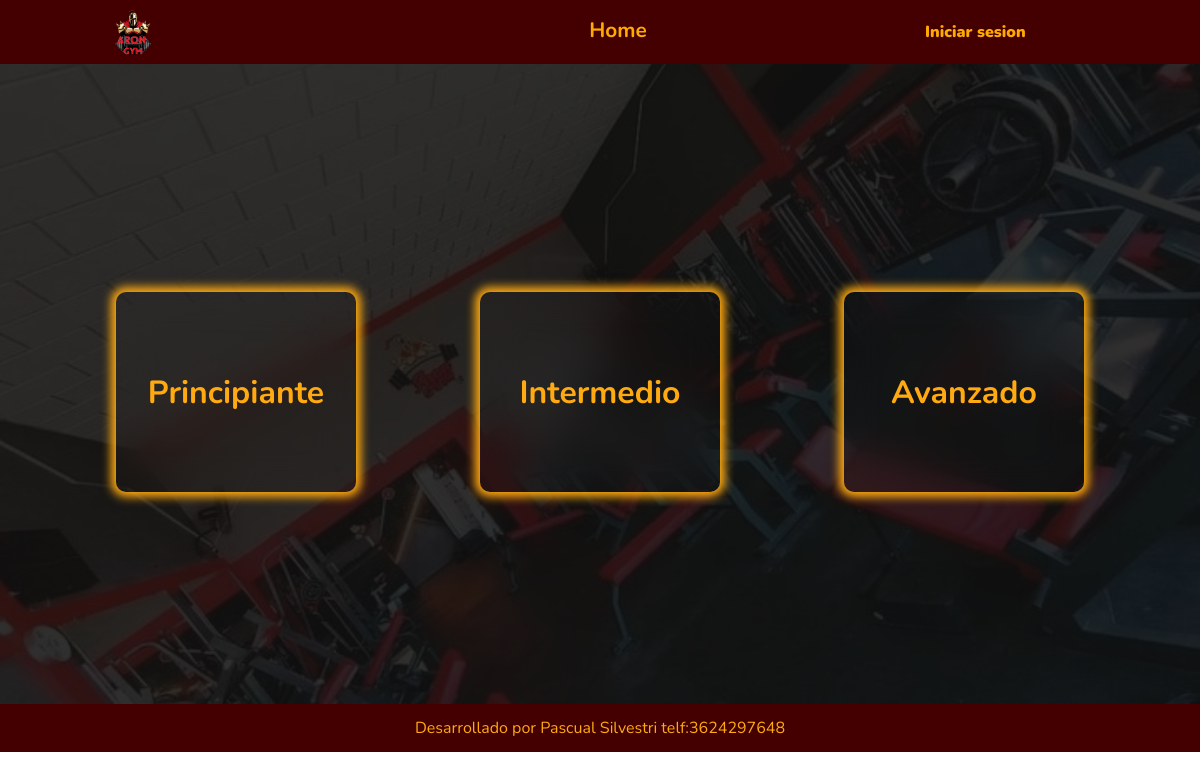
Page /Rutinas/ on the committed database.
### apps/rutinas/models.py (models this page shows, shortened)
class Categoria(models.Model):
    nombre = models.CharField(max_length=100)

### apps/rutinas/views.py (the view)
# urls.py: path('', views.categorias_all, name = 'rutinas'),
def categorias_all(request):
    categoria = Categoria.objects.all()
    context ={
        'categoria':categoria
              }
    return render(request,'rutinas/rutinas.html',context)

### templates/rutinas/rutinas.html (shortened to what this page needs)
{% extends 'base.html' %}
{% load static %}
{% block contenedor %}
<div class="contenedor_rutina">
<div class="opacity"></div>
{% for i in categoria %}
    <div class="card_rutina" >
        <a href="{% url 'rutinas:rutinasCategoria' i.id %}" id={{i.id}}>{{i.nombre}}</a>
    </div>
{% endfor %}
</div>
{% endblock  %}

### static/css/style_global.css (style rules this page uses)
:root { --letra: 'Nunito', sans-serif; }
* { padding:0; margin:0; box-sizing: border-box; font-family: var(--letra); }
body { width: 100vw; min-height: 100vh; height: 100vh; }

### static/css/base/nav.css (style rules this page uses)
a { text-decoration: none; }

### static/css/videos/videos.css (style rules this page uses)
.opacity { width: 100%; height: 100%; background-color: #111d; position: absolute; top:0; }

### static/css/videos/videoCategoria.css (style rules this page uses)
.opacity { width: 100%; height: 100%; background-color: #111d; position: absolute; top:0; }

### static/css/usuarios/login.css (style rules this page uses)
.opacity { width: 100%; height: 100%; background-color: #111c; position: absolute; top: 0; }

### static/css/usuarios/usuarios.css (style rules this page uses)
.opacity { width: 100%; height: 100%; background-color: #111c; position: absolute; top: 0; }

### static/css/rutina/rutina.css (style rules this page uses)
.contenedor_rutina { width: 100%; min-height: 80vh; display: flex; flex-wrap: wrap; justify-content: space-evenly; align-items: center; background:url(../../img/fondo_videos.jpg) no-repeat center center; background-size: cover; padding-top: 1rem; position: relative; }
.opacity { width: 100%; height: 100%; background-color: #111d; position: absolute; top:0; }
.card_rutina { width: 20%; max-width: 300px; min-width: 200px; min-height: 200px; max-height: 300px; margin: 1rem .5rem; display: flex; justify-content: center; align-items: center; border-radius: 10px; box-shadow: 0 0 10px 5px #fa1; background:transparent; backdrop-filter: blur(20px); transition: all .3s ease-in; z-index: 10; }
.card_rutina a { text-decoration:none; font-weight: bold; color: #fa1; font-size: 2rem; }

### rows in the picture
Categoria: nombre "Principiante"
Categoria: nombre "Intermedio"
Categoria: nombre "Avanzado"
